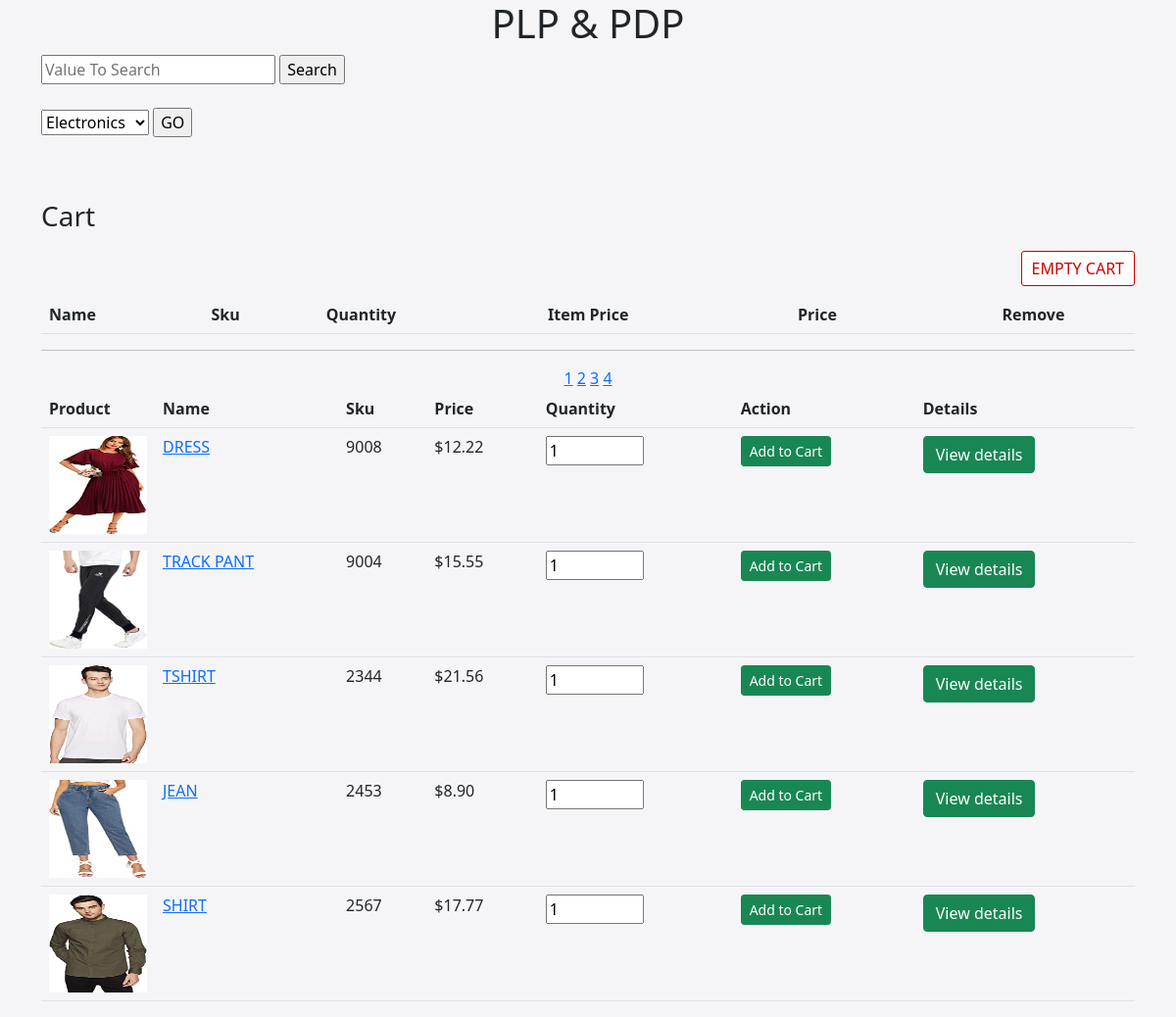
The page /index.php?page=3 on the database its author committed.
### tables this page shows
CREATE TABLE products(
  Id int(8) PRIMARY KEY,
  Name varchar(30) NOT NULL,
  Sku int(10) NOT NULL,
  Price double(10,2) NOT NULL,
  Description varchar(500) NOT NULL,
  image text NOT NULL
);

### function.php (the view, shortened to what this page needs)
<?php include 'Db.php' ?>
<?php
function pagination()
{
    global $connection;
    $results_per_page = 5;
    if(isset($_POST['search']))
    {
        $valueToSearch = $_POST['valueToSearch'];
        $query = "SELECT * FROM `products` WHERE CONCAT(`Id`, `Name`, `Sku`, `Price`,`Description`,`Image`) LIKE '%".$valueToSearch."%'";
        $search_result = mysqli_query($connection, $query);
    }
     else
    {
        $query = "SELECT * FROM `products`";
        $search_result = mysqli_query($connection, $query);
    }
    $resultArr=[];
    array_push($resultArr,...$search_result);
    $number_of_results = mysqli_num_rows($search_result);
    $number_of_pages = $number_of_results / $results_per_page;
    if (!isset($_GET['page'])) {
         $page = 1;
    }
    else
    {
    $page = $_GET['page'];
    }
    $this_page_first_result = ($page - 1) * $results_per_page;
    $resultArr = array_slice($resultArr, $this_page_first_result, $results_per_page);
    foreach($resultArr as $row)
    { ?>
      <form action="index.php?action=Add&Id=<?=$row['Id']; ?>" method="post">
          <tr>
                  <td id="product-image"><a href="details.php?Id=<?=$row['Id']; ?>"><img src="<?php echo $row["image"]; ?>"width="100" height="100"> </a></td>
                  <td><a href="details.php?Id=<?=$row['Id']; ?>"><?=$row['Name']; ?></a></td>
                  <td><?php echo $row['Sku']; ?></td>
                  <td>$<?=number_format($row['Price'], 2); ?></td>
                  <td> <input type="number" Name="quantity" value="1" min=1 max=1000 oninput="this.value = Math.abs(this.value)" class="number"></td>
                  <td><input type="submit" value="Add to Cart" class="btn btn-success btn-sm"></td>
                  <td><a href="details.php?Id=<?=$row['Id']; ?>" class ="btn btn-success">View details</a></td>
              </div>
          </div>
    </form>
    <center>
    <?php
    }
    for ($page = 1;$page <= $number_of_pages;$page++)
    {
        echo '<a "  href="index.php?page=' . $page . '">' . $page . '</a> ';
    }
} ?>

### css/index.css (style rules this page uses)
.number { width: 100px; height: 30px; }
.body { background-color: #f5f5f8; }
#product-image { width: 100px; height: 100px; }

### rows shown on the page
products: image (picture), Name "DRESS", Sku "9008", Price "12.22"
products: image (picture), Name "TRACK PANT", Sku "9004", Price "15.55"
products: image (picture), Name "TSHIRT", Sku "2344", Price "21.56"
products: image (picture), Name "JEAN", Sku "2453", Price "8.90"
products: image (picture), Name "SHIRT", Sku "2567", Price "17.77"
